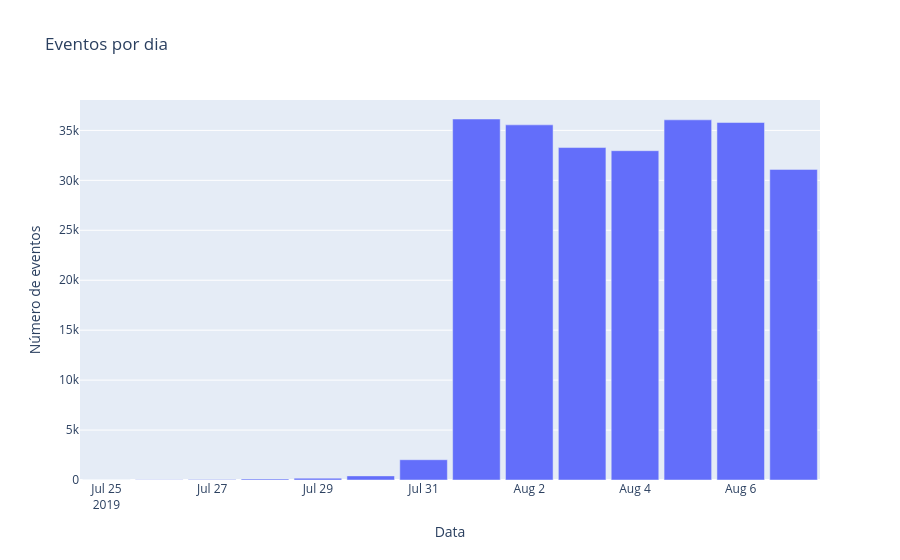

This figure's notebook cell:
### Markdown cell above
### Histograma de eventos por data e hora

### Code cell
# Extração da hora do dia para o eixo de distribuição intradiária
food_app_clean['hour'] = food_app_clean['datetime'].dt.hour     # extraindo apenas a hora (0-23) de cada registro

# --- Histograma 1: eventos por dia ---
eventos_por_dia = food_app_clean.groupby('date').size().reset_index(name='n_eventos')  # contando eventos agrupados por data
eventos_por_dia['date'] = pd.to_datetime(eventos_por_dia['date'])  # convertendo para datetime para ordenação correta no eixo x

fig_dia = px.bar(
    eventos_por_dia,
    x='date',           # eixo x: data
    y='n_eventos',      # eixo y: volume de eventos naquele dia
    title='Eventos por dia',
    labels={'date': 'Data', 'n_eventos': 'Número de eventos'}
)
fig_dia.update_layout(bargap=0.1)  # espaçamento entre barras para melhor legibilidade
fig_dia.show()

# --- Histograma 2: eventos por hora do dia ---
fig_hora = px.histogram(
    food_app_clean,
    x='hour',           # eixo x: hora do dia (0-23)
    nbins=24,           # um bin por hora — granularidade máxima sem perda de informação
    title='Distribuição de eventos por hora do dia',
    labels={'hour': 'Hora do dia', 'count': 'Número de eventos'}
)
fig_hora.update_layout(bargap=0.05, xaxis=dict(dtick=1))  # dtick=1 força exibição de todas as 24 horas no eixo x
fig_hora.show()

### Figure 1 — Plotly figure (JSON) as saved in the notebook; plotly's stock layout.template omitted (floating-point values rounded to 4 significant figures)
{"data": [{"hovertemplate": "Data=%{x}<br>Número de eventos=%{y}<extra></extra>", "legendgroup": "", "marker": {"color": "#636efa", "pattern": {"shape": ""}}, "name": "", "orientation": "v", "showlegend": false, "textposition": "auto", "type": "bar", "x": ["2019-07-25T00:00:00", "2019-07-26T00:00:00", "2019-07-27T00:00:00", "2019-07-28T00:00:00", "2019-07-29T00:00:00", "2019-07-30T00:00:00", "2019-07-31T00:00:00", "2019-08-01T00:00:00", "2019-08-02T00:00:00", "2019-08-03T00:00:00", "2019-08-04T00:00:00", "2019-08-05T00:00:00", "2019-08-06T00:00:00", "2019-08-07T00:00:00"], "xaxis": "x", "y": [9, 31, 55, 105, 184, 412, 2030, 36141, 35554, 33282, 32968, 36058, 35788, 31096], "yaxis": "y"}], "layout": {"bargap": 0.1, "barmode": "relative", "legend": {"tracegroupgap": 0}, "title": {"text": "Eventos por dia"}, "xaxis": {"anchor": "y", "domain": [0, 1], "title": {"text": "Data"}}, "yaxis": {"anchor": "x", "domain": [0, 1], "title": {"text": "Número de eventos"}}}}
